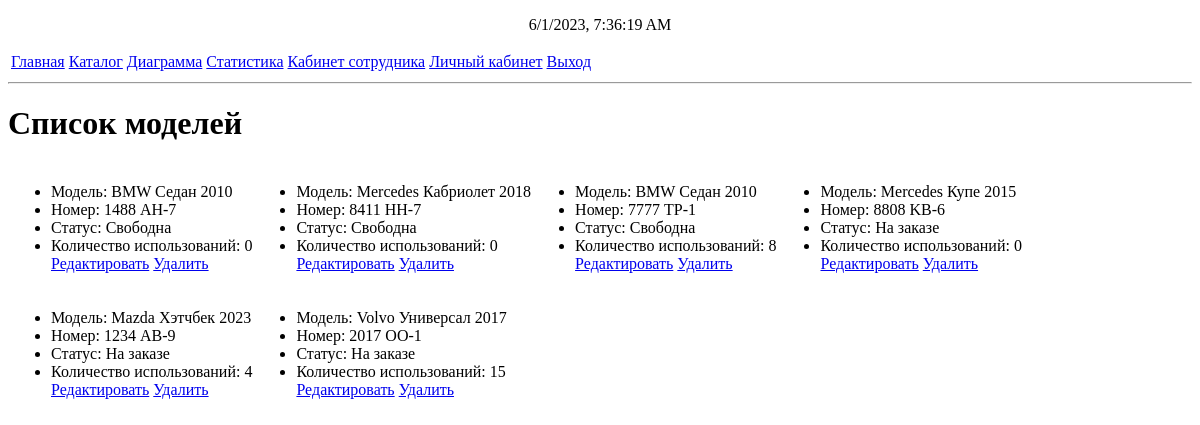
Page /autolist (signed in) on the earlier database version.
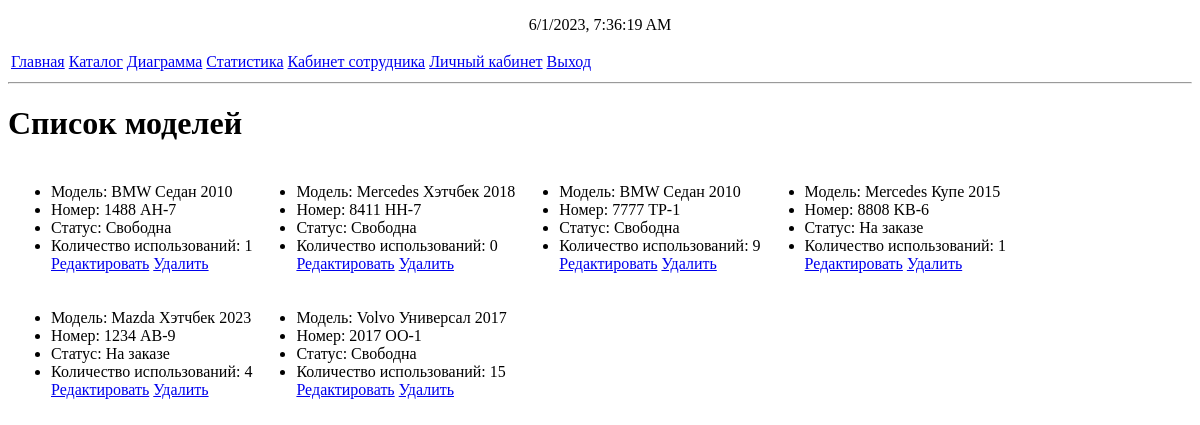
Same page on the later database version.
### mainapp/models.py (models this page shows)
class AutoModel(models.Model):
    ON_ORDER = "На заказе"
    FREE = "Свободна"
    IN_REPAIR = "В ремонте"
    IN_SERVICE = "На обслуживании"
    STATUS_CHOICES = [
        (ON_ORDER, "На заказе"),
        (FREE, "Свободна"),
        (IN_REPAIR, "В ремонте"),
        (IN_SERVICE, "На обслуживании")
    ]
    id = models.AutoField(primary_key=True)
    carModel = models.ForeignKey(CarModel, on_delete=models.PROTECT)
    number = models.CharField(max_length=9, validators=[car_number_validator])
    status = models.CharField(max_length=20, choices=STATUS_CHOICES, default=FREE)
    usageCount = models.IntegerField(default=0)
    def __str__(self):
        return f'{self.carModel.__str__()} {self.number}'

class CarModel(models.Model):
    SEDAN = "Седан"
    CROSS = "Кроссовер"
    COUPE = "Купе"
    STATION_WAGON = "Универсал"
    SPORT = "Спорт"
    HATCHBACK = "Хэтчбек"
    CONVERTIBLE = "Кабриолет"
    MINIVAN = "Минивэн"
    BODY_CHOICES = [
        (SEDAN, "Седан"),
        (CROSS, "Кроссовер"),
        (STATION_WAGON, "Универсал"),
        (SPORT, "Седан"),
        (HATCHBACK, "Хэтчбек"),
        (CONVERTIBLE, "Кабриолет"),
        (MINIVAN, "Минивэн"),
        (COUPE, "Купе"),
    ]
    BMW = "BMW"
    MERCEDES = "Mercedes"
    AUDI = "Audi"
    MAZDA = "Mazda"
    VOLVO = "Volvo"
    BRAND_CHOICES = [
        (BMW, 'BMW'),
        (MERCEDES, 'Mercedes'),
        (AUDI,"Audi"),
        (MAZDA, "Mazda"),
        (VOLVO, "Volvo")
    ]
    body = models.CharField(max_length=20, choices=BODY_CHOICES)
    price = models.BigIntegerField(default=40, null=True)
    car_price = models.BigIntegerField(default=10000, null=True)
    id = models.AutoField(primary_key=True)
    brand = models.CharField(max_length=20, choices=BRAND_CHOICES)
    year = models.IntegerField(validators=[MaxValueValidator(2023), MinValueValidator(2010)])
    usageCount = models.IntegerField(default=0)
    def __str__(self):
        return f"{self.brand} {self.body} {self.year}"

### mainapp/views.py (the view)
    def _(request):
        if not request.user.is_staff:
            return HttpResponseRedirect('main')
        return func(request)

### mainapp/views.py (called while the page is built)
def staffpage(func):
    def _(request):
        if not request.user.is_staff:
            return HttpResponseRedirect('main')
        return func(request)
    return _

@staffpage
def autolist(request: HttpRequest):
    if request.method == "GET":
        lst = []
        tmp_list = list()
        i = 0
        for auto in AutoModel.objects.all():
            print(auto)
            if i % columnCount == 0 and i != 0:
                lst.append(tmp_list)
                tmp_list = list()
            tmp_list.append(auto)
            i += 1
        if tmp_list:
            lst.append(tmp_list)
        print(lst)
        return render(request, "autolist.html", {"autos": lst})

### mainapp/templates/autolist.html (shortened to what this page needs)
{% extends "base.html" %}
{% block content %}
<h1>Список моделей</h1>
<table>
    {%for autosRaw in autos%}
    <tr>
    {%for auto in autosRaw%}
    <td>
        <ul>
            <li>Модель: {{auto.carModel}}</li>
            <li>Номер: {{auto.number}}</li>
            <li>Статус: {{auto.status}}</li>
            <li>Количество использований: {{auto.usageCount}}</li>
            <a href="editauto?id={{auto.id}}">Редактировать</a>
            <a href="delete?model=auto&id={{auto.id}}">Удалить</a>
        </ul>
    </td>
    {%endfor%}
    </tr>
    {%endfor%}
</table>
{% endblock content %}

### mainapp/templates/base.html (shortened to what this page needs)
<!DOCTYPE html>
{% load static %}
<html>
<head>
</head>
<body>
    <p style="text-align:center;" id="current-datetime"></p>
    <table>
        <tr>
            <td>
                <a href="main">Главная</a>
            </td>
            <td>
                <a href="catalog">Каталог</a>
            </td>
            {%if request.user.is_staff%}
            <td>
                <a href="diagram">Диаграмма</a>
            </td>
            <td>
                <a href="statistics">Статистика</a>
            </td>
            <td>
                <a href="staff">Кабинет сотрудника</a>
            </td>
            {%endif%}
            {% if request.user.is_authenticated %}
            <td>
                <a href="user">Личный кабинет</a>
            </td>
            <td>
                <a href="logout">Выход</a>
            </td>
            {%endif%}
        </tr>
    </table>
    <hr />
    {%block content%}{%endblock content%}
</body>
</html>

Differences in the rows shown:
changed AutoModel "1488 AH-7": usageCount "0" → "1"
changed through a linked row, AutoModel "8411 HH-7": carModel "Mercedes Кабриолет 2018" → "Mercedes Хэтчбек 2018"
changed AutoModel "7777 TP-1": usageCount "8" → "9"
changed AutoModel "8808 KB-6": usageCount "0" → "1"
changed AutoModel "2017 OO-1": status "На заказе" → "Свободна"
